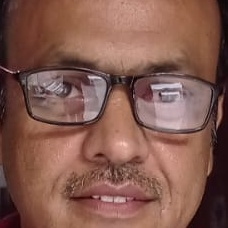
#> input picture dataset/Sanjay_Garg.1.jpg, 228 x 228 px; its folder holds only this picture in this run
$ python ROI.py
#> lines starting #> are read from the running program, lines starting #| are printed output that depends on the picture
import cv2 as cv
import os

DIR = 'dataset'


face_cascade = cv.CascadeClassifier('cascades\data\haarcascade_frontalface_alt2.xml')
filenames = os.listdir(DIR)

for filename in filenames:
    try:
        img = cv.imread(DIR+'/'+filename)
#> img is the input picture: shape (228, 228, 3); mean B, G, R 79, 90.2, 131.1
        gray = cv.cvtColor(img,cv.COLOR_BGR2GRAY)
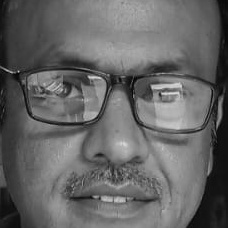
#> gray: shape (228, 228); min 5, max 224, mean 101.1
        faces = face_cascade.detectMultiScale(gray,scaleFactor = 1.5,minNeighbors = 4)
#> faces = ()
        for (x,y,w,h) in faces:
            roi = img[y:y+h,x:x+w]
            cv.imwrite(DIR+'/'+filename,roi)
#> this loop made 0 passes
        cv.imshow('frame',roi)
        key = cv.waitKey()


        if key%256 == 27:
            break
    except:
        break

$ run again, on dataset/Sanjay_Garg.13.jpeg
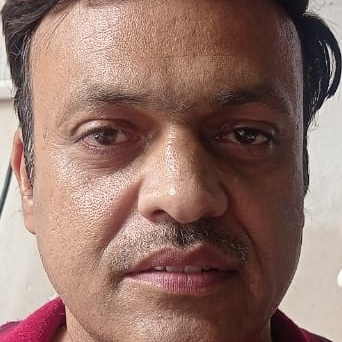
#> input picture dataset/Sanjay_Garg.13.jpeg, 342 x 342 px
#> img is the input picture: shape (342, 342, 3); mean B, G, R 105, 114, 145.5
#> `gray = cv.cvtColor(img,cv.COLOR_BGR2GRAY)`:
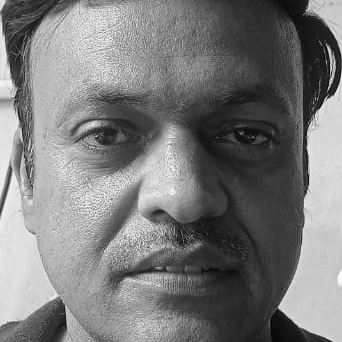
#> gray: shape (342, 342); min 1, max 254, mean 122.4
#> faces = ()

$ run again, on dataset/Sanjay_Garg.2.jpg
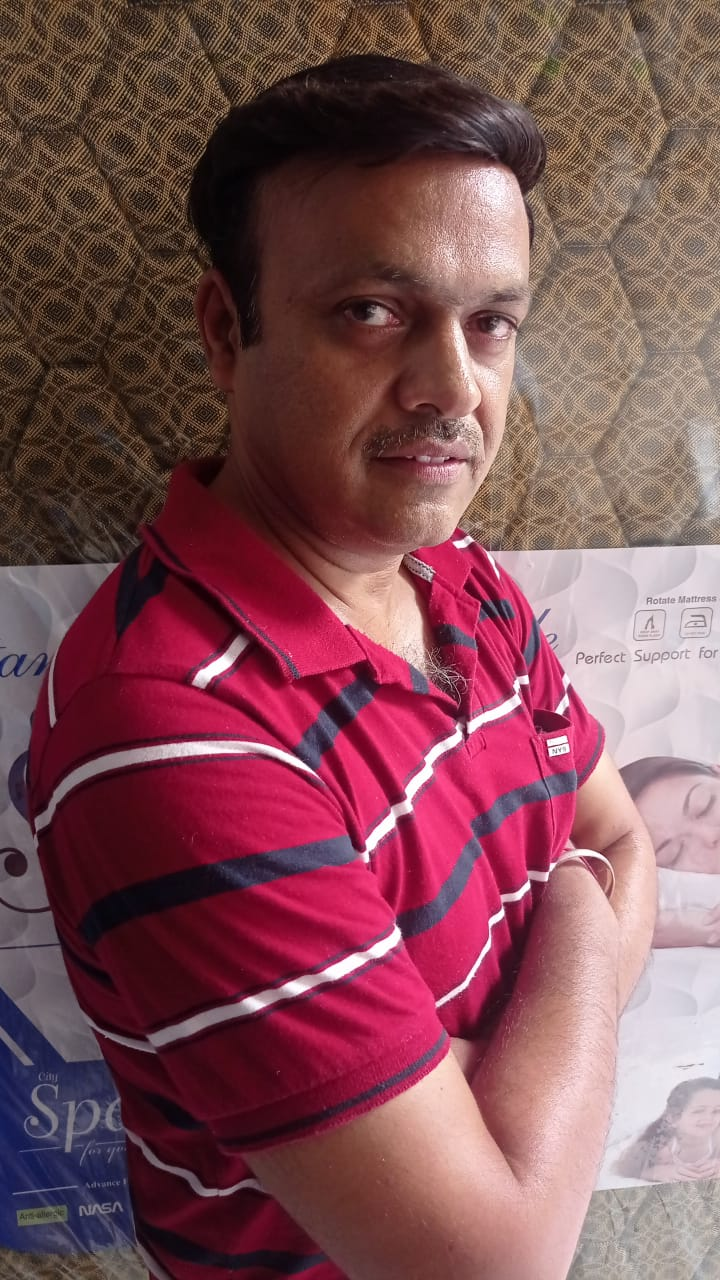
#> input picture dataset/Sanjay_Garg.2.jpg, 720 x 1280 px
#> img is the input picture: shape (1280, 720, 3); mean B, G, R 86, 79.5, 127.4
#> `gray = cv.cvtColor(img,cv.COLOR_BGR2GRAY)`:
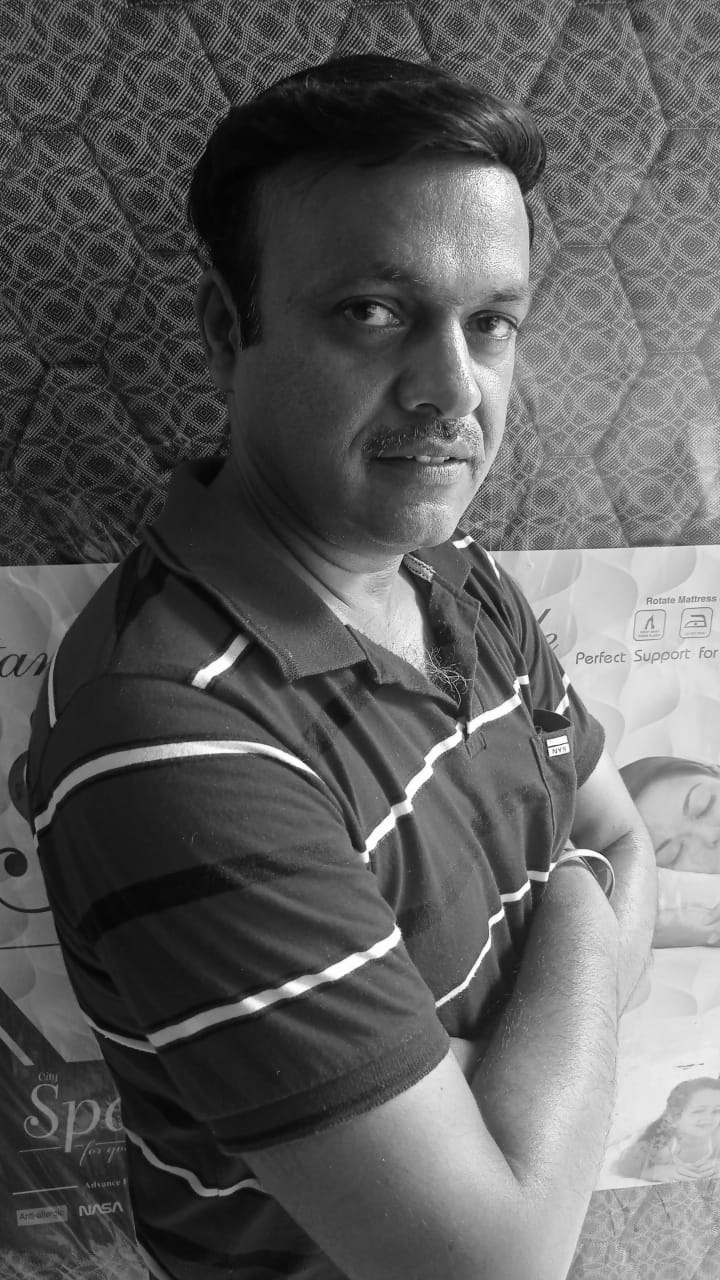
#> gray: shape (1280, 720); min 1, max 255, mean 94.6
#> faces = ()

$ run again, on dataset/Sanjay_Garg.10.jpeg
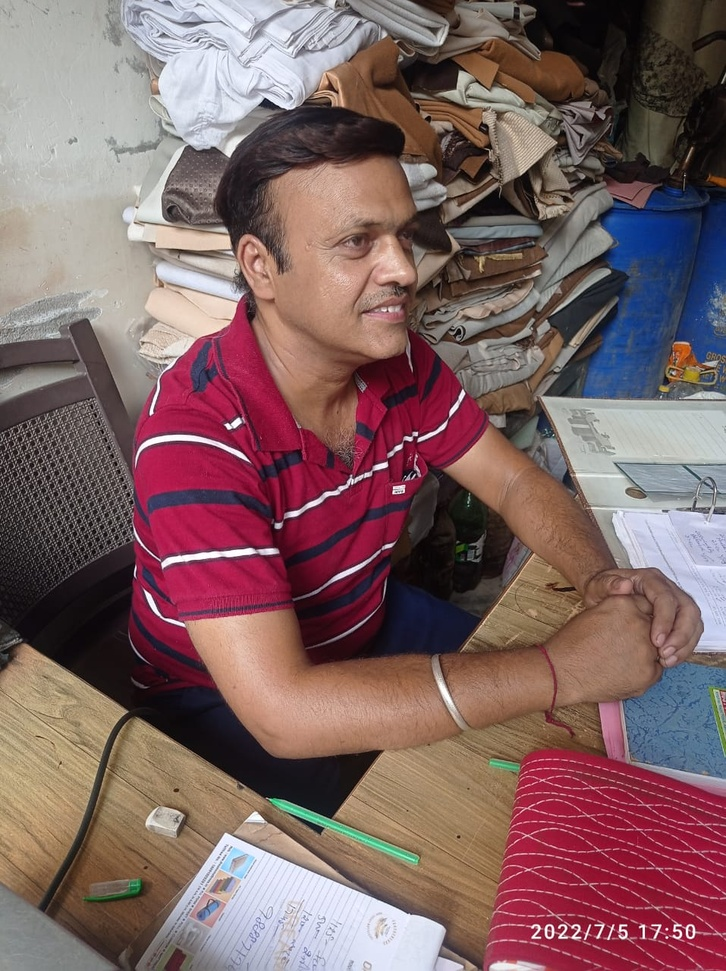
#> input picture dataset/Sanjay_Garg.10.jpeg, 726 x 971 px, shrunk from 957 x 1280 before the run
#> img is the input picture: shape (971, 726, 3); mean B, G, R 99.3, 98.9, 127.4
#> `gray = cv.cvtColor(img,cv.COLOR_BGR2GRAY)`:
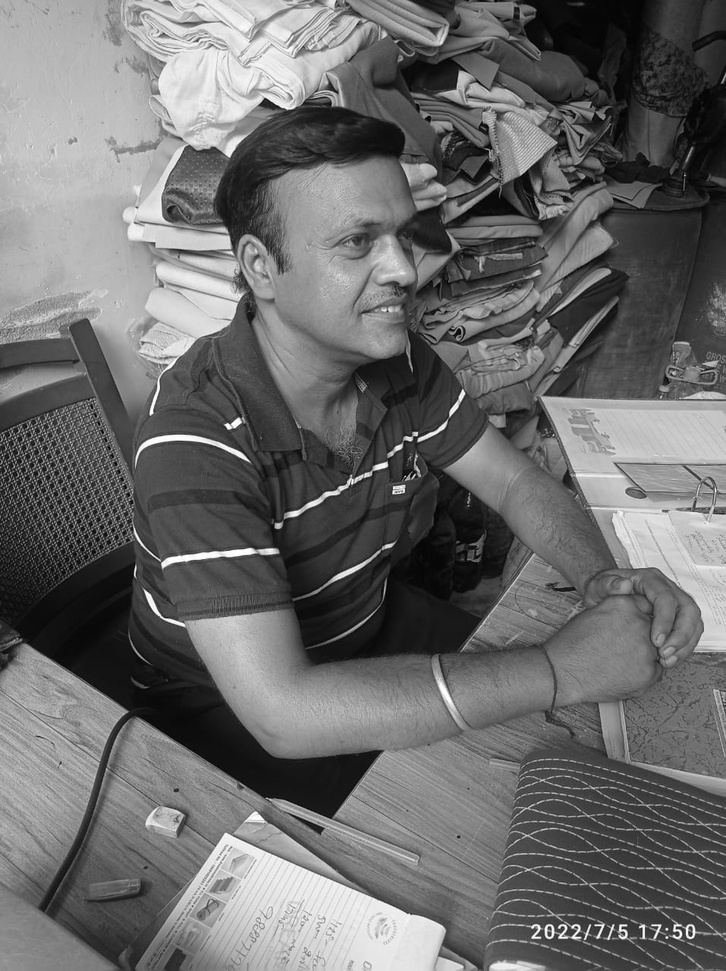
#> gray: shape (971, 726); min 1, max 255, mean 107.5
#> faces = ()
